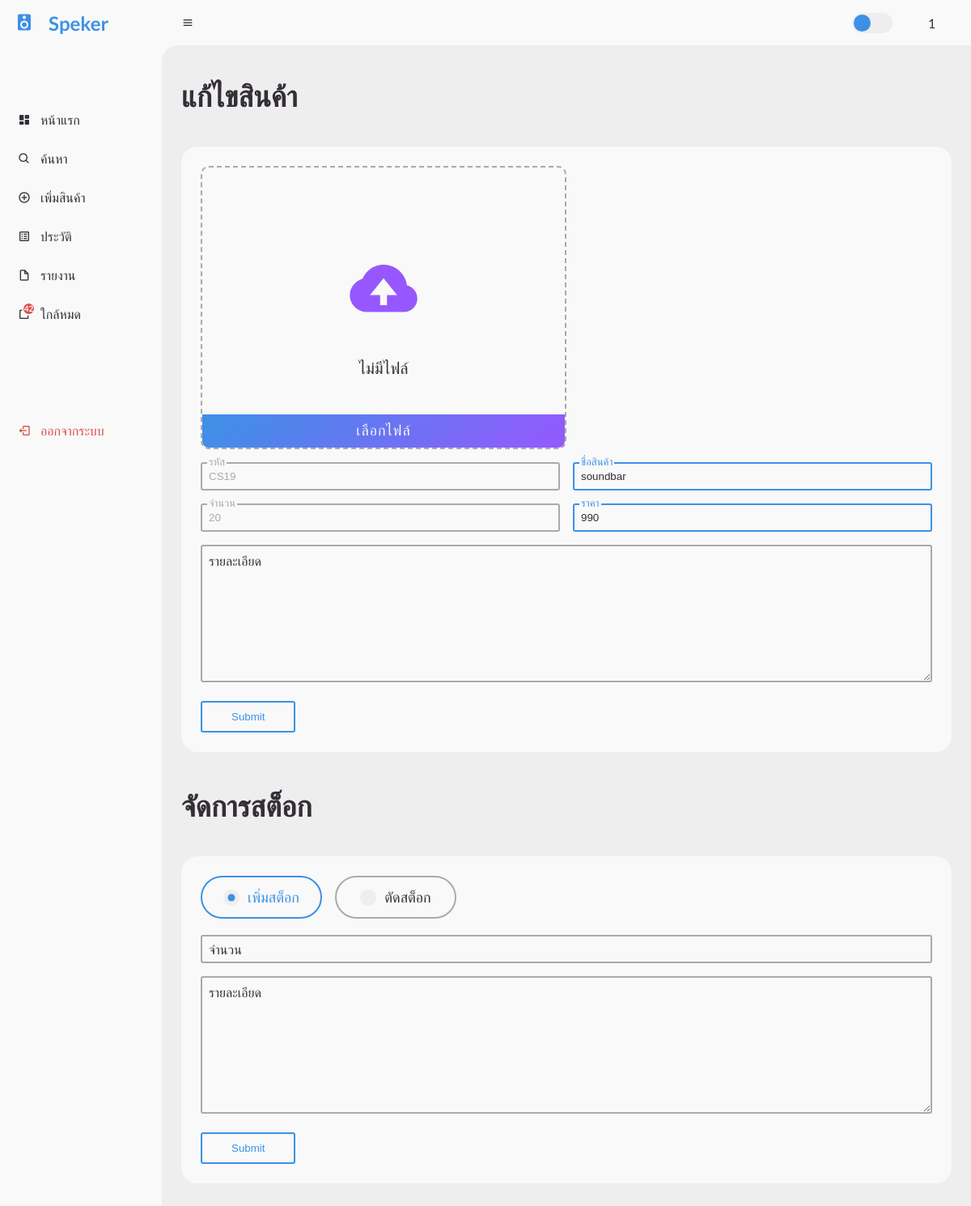
/edit.php?id=99 (signed in), run on the app's committed database.
### tables this page shows
CREATE TABLE `product` (
  `id` int(11) NOT NULL,
  `code` varchar(5) NOT NULL,
  `name` varchar(255) NOT NULL,
  `stock` int(11) NOT NULL,
  `price` decimal(10,0) NOT NULL,
  `detail` varchar(1000) NOT NULL,
  `image_path` varchar(255) NOT NULL,
  `create_date` datetime NOT NULL DEFAULT current_timestamp()
);

### function/notify.php (called while the page is built)
<?php
  include('./config/connect.php');
  $sql11 = "SELECT * FROM setting";
  $query11 = mysqli_query($connect, $sql11);
  $rows11 = mysqli_num_rows($query11);
  $notify11 = 10;
  if ($rows11 < 1){
    $sql11 = "INSERT INTO setting (notify) VALUES ($notify11)";
    $query11 = mysqli_query($connect, $sql11);
  } else {
    $data11 = mysqli_fetch_assoc($query11);
    $notify11 = $data11['notify'];
  }
  $sql11 = "SELECT COUNT(*) as total FROM product WHERE product.stock <= $notify11";
  $query11 = mysqli_query($connect, $sql11);
  $data11 = mysqli_fetch_assoc($query11);
  $stock11 = $data11['total'];
?>

### edit.php (the view, shortened to what this page needs)
<?php
  include("./config/connect.php");
  include('./function/notify.php');
  $id_account = $_SESSION['id'];
  if (!$id_account) {
    header( "location: login.php" );
    exit(0);
  } else {
    $username = $_SESSION['username'];
  }
  $id = $_GET['id'];
  $sql = "SELECT * FROM product WHERE product.id = '$id'";
  $query = mysqli_query($connect, $sql);
  $data = mysqli_fetch_array($query);
?>
<!DOCTYPE html>
<html lang="en">
<head>
  <link href="https://unpkg.com/boxicons@2.0.9/css/boxicons.min.css" rel="stylesheet" />
  <link rel="stylesheet" href="./css/style.css" />
</head>
<body>
  <section id="sidebar">
    <a href="index.php" class="brand">
      <i class="bx bxs-speaker"></i>
      <span class="text">Speker</span>
    </a>
    <ul class="side-menu top">
      <li>
        <a href="index.php">
          <i class="bx bxs-dashboard"></i>
          <span class="text">หน้าแรก</span>
        </a>
      </li>
      <li>
        <a href="search.php">
          <i class="bx bx-search"></i>
          <span class="text">ค้นหา</span>
        </a>
      </li>
      <li>
        <a href="add.php">
          <i class="bx bx-plus-circle"></i>
          <span class="text">เพิ่มสินค้า</span>
        </a>
      </li>
      <li>
        <a href="log.php">
          <i class='bx bx-spreadsheet'></i>
          <span class="text">ประวัติ</span>
        </a>
      </li>
      <li>
        <a href="report.php">
          <i class='bx bx-file-blank'></i>
          <span class="text">รายงาน</span>
        </a>
      </li>
      <li>
        <a href="stock.php" style="position: relative;">
          <span class="text">ใกล้หมด</span>
          <?php
            if ($stock11 > 0) {
              echo "<span class='notify'>$stock11</span>";
            }
          ?>
        </a>
      </li>
    </ul>
    <ul class="side-menu">
      <li>
      </li>
      <li>
        <a href="logout.php" class="logout">
          <i class="bx bx-log-out"></i>
          <span class="text">ออกจากระบบ</span>
        </a>
      </li>
    </ul>
  </section>
  <section id="content">
    <nav>
      <div class="menu">
        <i class="bx bx-menu"></i>
      </div>
      <label for="switch-mode" class="switch-mode"></label>
      <a href="profile.php" class="profile">
        <?php echo $username; ?>
      </a>
    </nav>
    <main>
      <div class="head-title">
        <div class="left">
          <h1>แก้ไขสินค้า</h1>
        </div>
      </div>
      <div class="table-data">
        <div class="order">
          <form action="edit.php?id=<?php echo $data['id']; ?>" method="post" enctype="multipart/form-data">
            <div class="upload-wrapper <?php
              if ($data['image_path']){
                echo "active";
              }
            ?>">
              <div class="upload-image">
              </div>
              <div class="upload-content">
                <div class="upload-icon"><i class='bx bxs-cloud-upload'></i></div>
                <div class="upload-text">ไม่มีไฟล์</div>
              </div>
              <button type="button" onclick="defaultBtnActive()" id="upload-btn" class="upload-btn">เลือกไฟล์</button>
            </div>
            <div class="form-inline">
              <div class="form">
                <input type="text" id="code" name="code" value="<?php echo $data['code']; ?>" <?php
                  if ($data['code']) { echo "class='valid'"; }
                ?> disabled />
                <label for="code">รหัส</label>
              </div>
              <div class="form">
                <input type="text" id="name" name="name" value="<?php echo $data['name']; ?>" <?php
                  if ($data['name']) { echo "class='valid'"; }
                ?> required />
                <label for="name">ชื่อสินค้า</label>
              </div>
            </div>
            <div class="form-inline">
              <div class="form">
                <input type="number" id="stock" name="stock" value="<?php echo $data['stock']; ?>" <?php
                  if ($data['stock']) { echo "class='valid'"; }
                ?> disabled />
                <label for="stock">จำนวน</label>
              </div>
              <div class="form">
                <input type="number" step=".01" id="price" name="price" value="<?php echo $data['price']; ?>" <?php
                  if ($data['price']) { echo "class='valid'"; }
                ?> required />
                <label for="price">ราคา</label>
              </div>
            </div>
            <div class="form">
              <textarea id="detail" name="detail" cols="30" rows="10" <?php
                  if ($data['detail']) { echo "class='valid'"; }
                ?>><?php echo $data['detail']; ?></textarea>
              <label for="detail">รายละเอียด</label>
            </div>
            <button type="submit" name="submit" class="btn-submit">Submit</button>
          </form>
        </div>
      </div>
      <div class="head-title" style="margin-top: 40px;">
        <div class="left">
          <h1>จัดการสต็อก</h1>
        </div>
      </div>
      <div class="table-data">
        <div class="order">
          <form action="edit.php?id=<?php echo $data['id']; ?>" method="post">
            <div class="radio-box">
              <label for="option1" class="option-1">
                <div class="dot"></div>
                <div class="text">เพิ่มสต็อก</div>
              </label>
              <label for="option2" class="option-2">
                <div class="dot"></div>
                <div class="text">ตัดสต็อก</div>
              </label>
            </div>
            <div class="form">
              <input type="number" id="cut" name="cut" value="" required />
              <label for="stock">จำนวน</label>
            </div>
            <div class="form">
              <textarea id="specs" name="specs" cols="30" rows="10"></textarea>
              <label for="detail">รายละเอียด</label>
            </div>
            <button type="submit" name="submitStock" class="btn-submit">Submit</button>
          </form>
        </div>
      </div>
    </main>
  </section>
</body>
</html>

### data on the page
product: code "CS19", name "soundbar", stock "20", price "990"

### other printed values
$stock11 "42"
$username "1"
